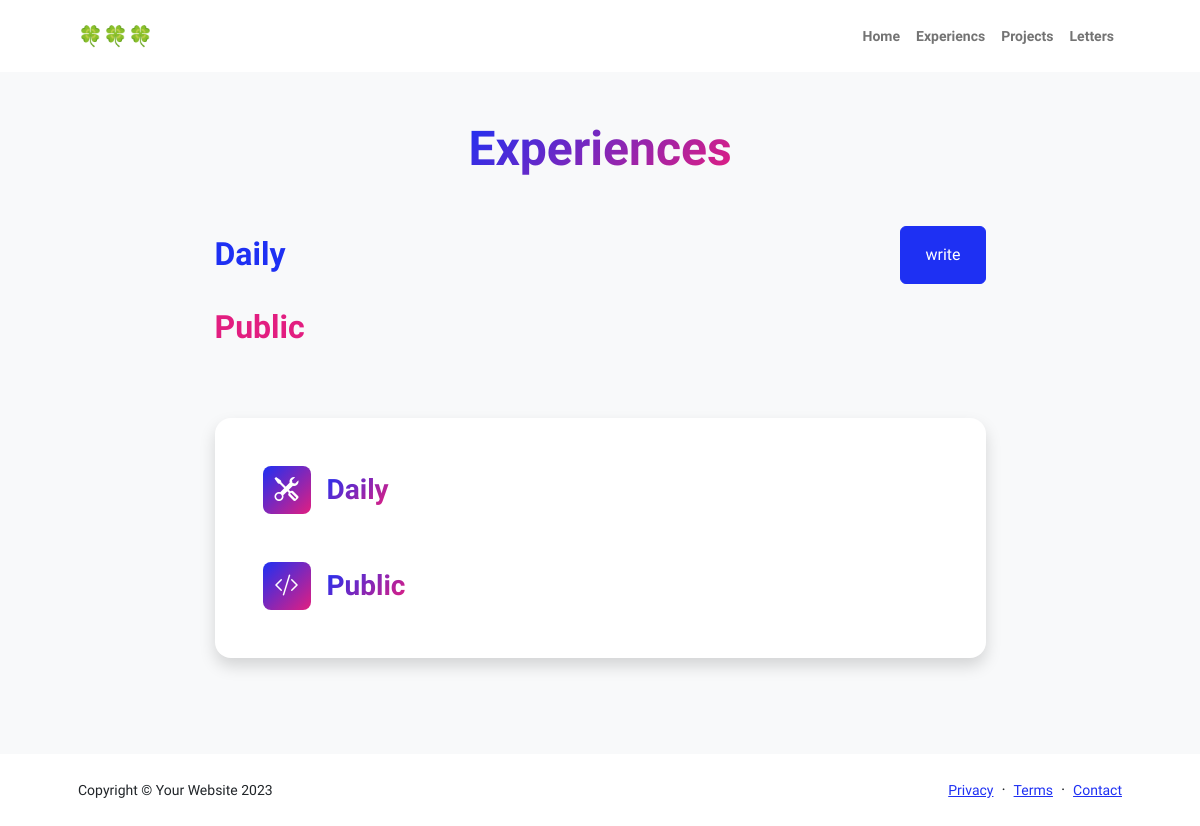
/experiences/, run on an earlier commit of the app's database.
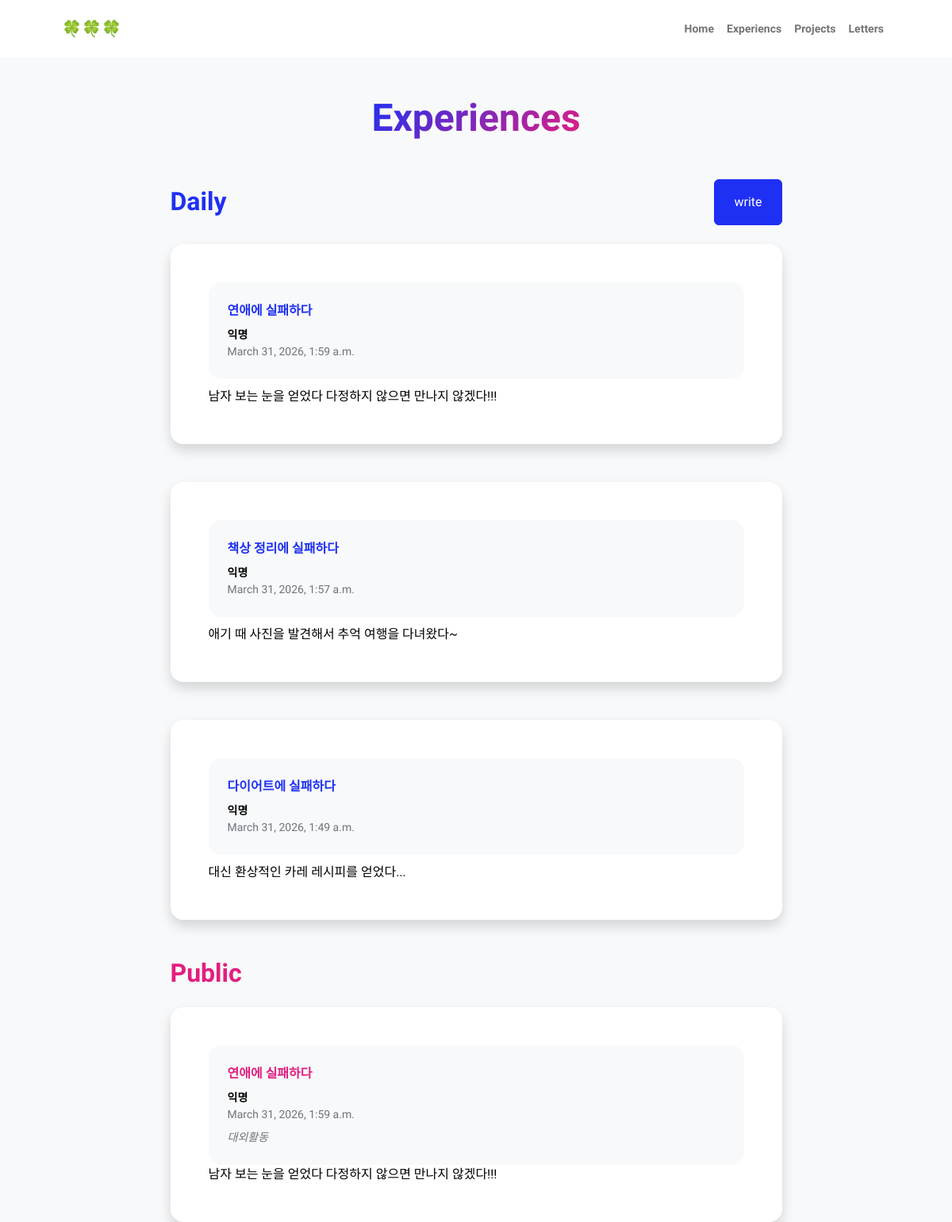
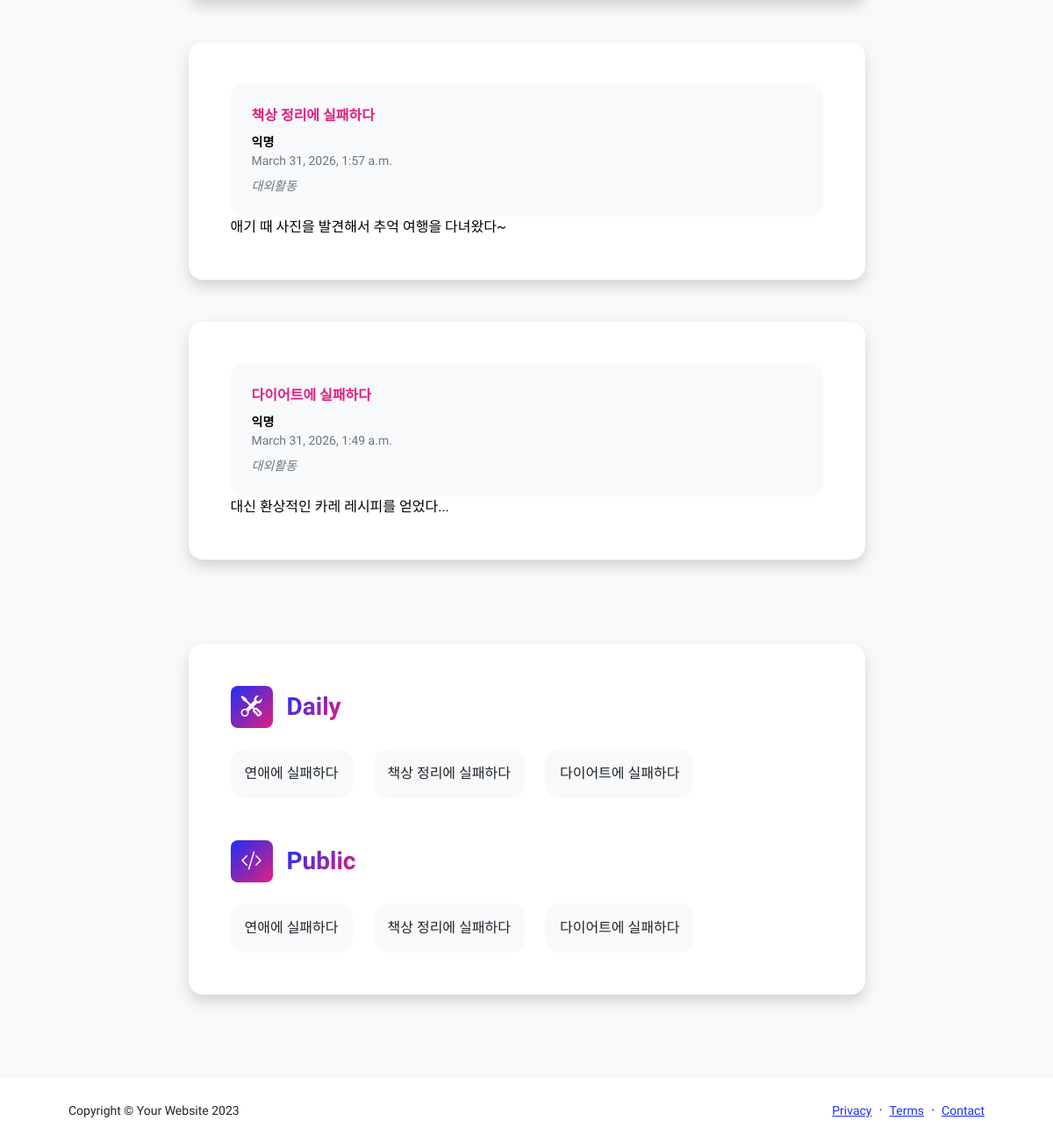
And on a later commit of the database (2 pictures, top to bottom).
### experiences/models.py (models this page shows, shortened)
class Post(models.Model):
    title = models.CharField(verbose_name="제목", max_length=128)
    body = models.TextField(verbose_name="내용", default="")
    created_at = models.DateTimeField(verbose_name="작성일", auto_now_add=True)

### experiences/views.py (the view)
# urls.py: path("", views.experience, name="experiences"),
def experience(request):
    experiences = Post.objects.all().order_by('-created_at')
    return render(request, "experience.html", {"experiences" : experiences})

### experiences/templates/experience.html (shortened to what this page needs)
{% load static %}
<!DOCTYPE html>
<html lang="en">
<head>
    <link href="https://cdn.jsdelivr.net/npm/bootstrap-icons@1.8.1/font/bootstrap-icons.css" rel="stylesheet" />
    <link href="{% static 'css/styles.css' %}" rel="stylesheet" />
</head>
<body class="d-flex flex-column h-100 bg-light">
    <main class="flex-shrink-0">
        <nav class="navbar navbar-expand-lg navbar-light bg-white py-3">
            <div class="container px-5">
                <a class="navbar-brand" href="{%url 'home' %}"><span class="fw-bolder text-primary">🍀🍀🍀</span></a>
                <div class="collapse navbar-collapse" id="navbarSupportedContent">
                    <ul class="navbar-nav ms-auto mb-2 mb-lg-0 small fw-bolder">
                        <li class="nav-item"><a class="nav-link" href="{%url 'home' %}">Home</a></li>
                        <li class="nav-item"><a class="nav-link" href="{%url 'experiences' %}">Experiencs</a></li>
                        <li class="nav-item"><a class="nav-link" href="{%url 'projects' %}">Projects</a></li>
                        <li class="nav-item"><a class="nav-link" href="{%url 'letters' %}">Letters</a></li>
                    </ul>
                </div>
            </div>
        </nav>
        <div class="container px-5 my-5">
            <div class="text-center mb-5">
                <h1 class="display-5 fw-bolder mb-0"><span class="text-gradient d-inline">Experiences</span></h1>
            </div>
            <div class="row gx-5 justify-content-center">
                <div class="col-lg-11 col-xl-9 col-xxl-8">
                    <section>
                        <div class="d-flex align-items-center justify-content-between mb-4">
                            <h2 class="text-primary fw-bolder mb-0">Daily</h2>
                            <div class = "d-flex gap-2">
                            <a class="btn btn-primary px-4 py-3" href="{% url 'create' %}">write</a>
                            </div>
                        </div>
                        {% for post in experiences %}
                        <div class="card shadow border-0 rounded-4 mb-5">
                            <div class="card-body p-5">
                                <div class="row align-items-center gx-5" style="gap: 10px;">
                                    <div class="col text-center text-lg-start mb-4 mb-lg-0">
                                        <div class="bg-light p-4 rounded-4">
                                            <a href="{% url 'experience_detail' post.id %}"
                                                style="text-decoration: none; color: black;">
                                                <div class="text-primary fw-bolder mb-2"> {{ post.title }} </div>
                                                <div class="small fw-bolder">익명</div>
                                                <div class="small text-muted">{{ post.created_at }}</div>
                                        </div>
                                    </div>
                                    <div class="col-lg-8 px-6">
                                        <div>{{ post.body }}</div>
                                    </div>
                                </div>
                            </div>
                        </div>
                        {% endfor %}
                    </section>
                    <section>
                        <h2 class="text-secondary fw-bolder mb-4">Public</h2>
                        {% for post in experiences %}
                        <div class="card shadow border-0 rounded-4 mb-5">
                            <div class="card-body p-5">
                                <div class="row align-items-center gx-5">
                                    <div class="col text-center text-lg-start mb-4 mb-lg-0">
                                        <div class="bg-light p-4 rounded-4">
                                            <a href="{% url 'experience_detail' post.id %}"
                                                style="text-decoration: none; color: black;">
                                            <div class="text-secondary fw-bolder mb-2">{{ post.title }}</div>
                                            <div class="mb-2">
                                                <div class="small fw-bolder">익명</div>
                                                <div class="small text-muted">{{ post.created_at }}</div>
                                            </div>
                                            <div class="fst-italic">
                                                <div class="small text-muted">대외활동</div>
                                            </div>
                                        </div>
                                    </div>
                                    <div class="col-lg-8">
                                        <div>{{ post.body }}</div>
                                    </div>
                                </div>
                            </div>
                        </div>
                        {% endfor %}
                    </section>
                    <div class="pb-5"></div>
                    <section>
                        <div class="card shadow border-0 rounded-4 mb-5">
                            <div class="card-body p-5">
                                <div class="mb-5">
                                    <div class="d-flex align-items-center mb-4">
                                        <div
                                            class="feature bg-primary bg-gradient-primary-to-secondary text-white rounded-3 me-3">
                                            <i class="bi bi-tools"></i></div>
                                        <h3 class="fw-bolder mb-0"><span class="text-gradient d-inline">Daily</span>
                                        </h3>
                                    </div>
                                    <div class="row row-cols-1 row-cols-md-auto g-4 ">
                                        {% for post in experiences %}
                                        <div class="col mb-4 mb-md-0">
                                            <div class="d-flex align-items-center bg-light rounded-4 p-3 h-100">{{ post.title }}</div>
                                        </div>
                                        {% endfor %}
                                    </div>
                                </div>
                                <div class="mb-0">
                                    <div class="d-flex align-items-center mb-4">
                                        <div
                                            class="feature bg-primary bg-gradient-primary-to-secondary text-white rounded-3 me-3">
                                            <i class="bi bi-code-slash"></i></div>
                                        <h3 class="fw-bolder mb-0"><span class="text-gradient d-inline">Public</span>
                                        </h3>
                                    </div>
                                    <div class="row row-cols-1 row-cols-md-auto g-4">
                                        {% for post in experiences %}
                                        <div class="col mb-4 mb-md-0">
                                            <div class="d-flex align-items-center bg-light rounded-4 p-3 h-100">{{ post.title }}</div>
                                        </div>
                                        {% endfor %}
                                    </div>
                                </div>
                            </div>
                        </div>
                    </section>
                </div>
            </div>
        </div>
    </main>
    <footer class="bg-white py-4 mt-auto">
        <div class="container px-5">
            <div class="row align-items-center justify-content-between flex-column flex-sm-row">
                <div class="col-auto">
                    <div class="small m-0">Copyright &copy; Your Website 2023</div>
                </div>
                <div class="col-auto">
                    <a class="small" href="#!">Privacy</a>
                    <span class="mx-1">&middot;</span>
                    <a class="small" href="#!">Terms</a>
                    <span class="mx-1">&middot;</span>
                    <a class="small" href="#!">Contact</a>
                </div>
            </div>
        </div>
    </footer>
</body>
</html>

What changed in the data, as far as the page shows it:
added Post: title "연애에 실패하다", created_at "March 31, 2026, 1:59 a.m.", body "남자 보는 눈을 얻었다 다정하지 않으면 만나지 않겠다!!!"
added Post: title "책상 정리에 실패하다", created_at "March 31, 2026, 1:57 a.m.", body "애기 때 사진을 발견해서 추억 여행을 다녀왔다~"
added Post: title "다이어트에 실패하다", created_at "March 31, 2026, 1:49 a.m.", body "대신 환상적인 카레 레시피를 얻었다..."
